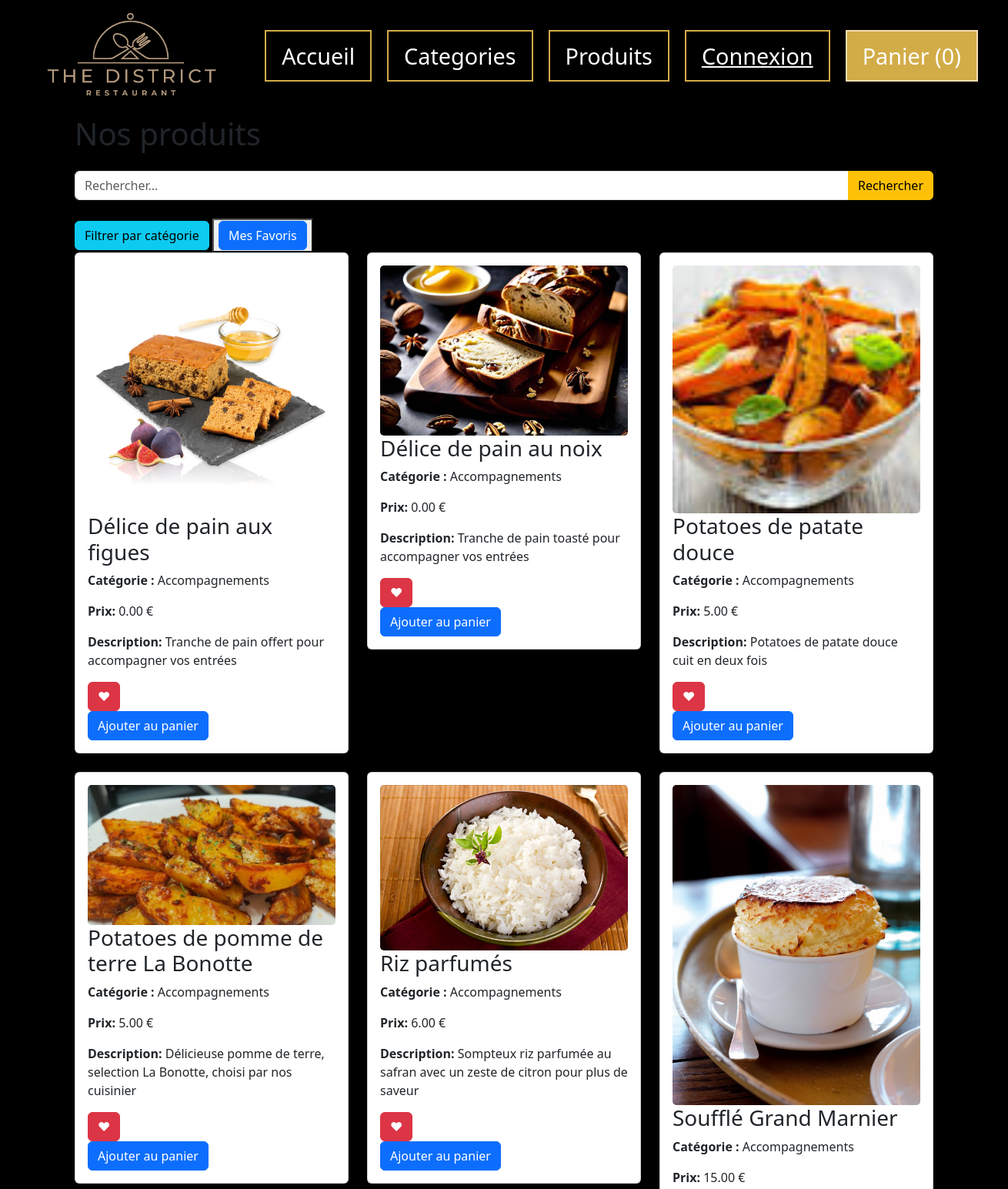
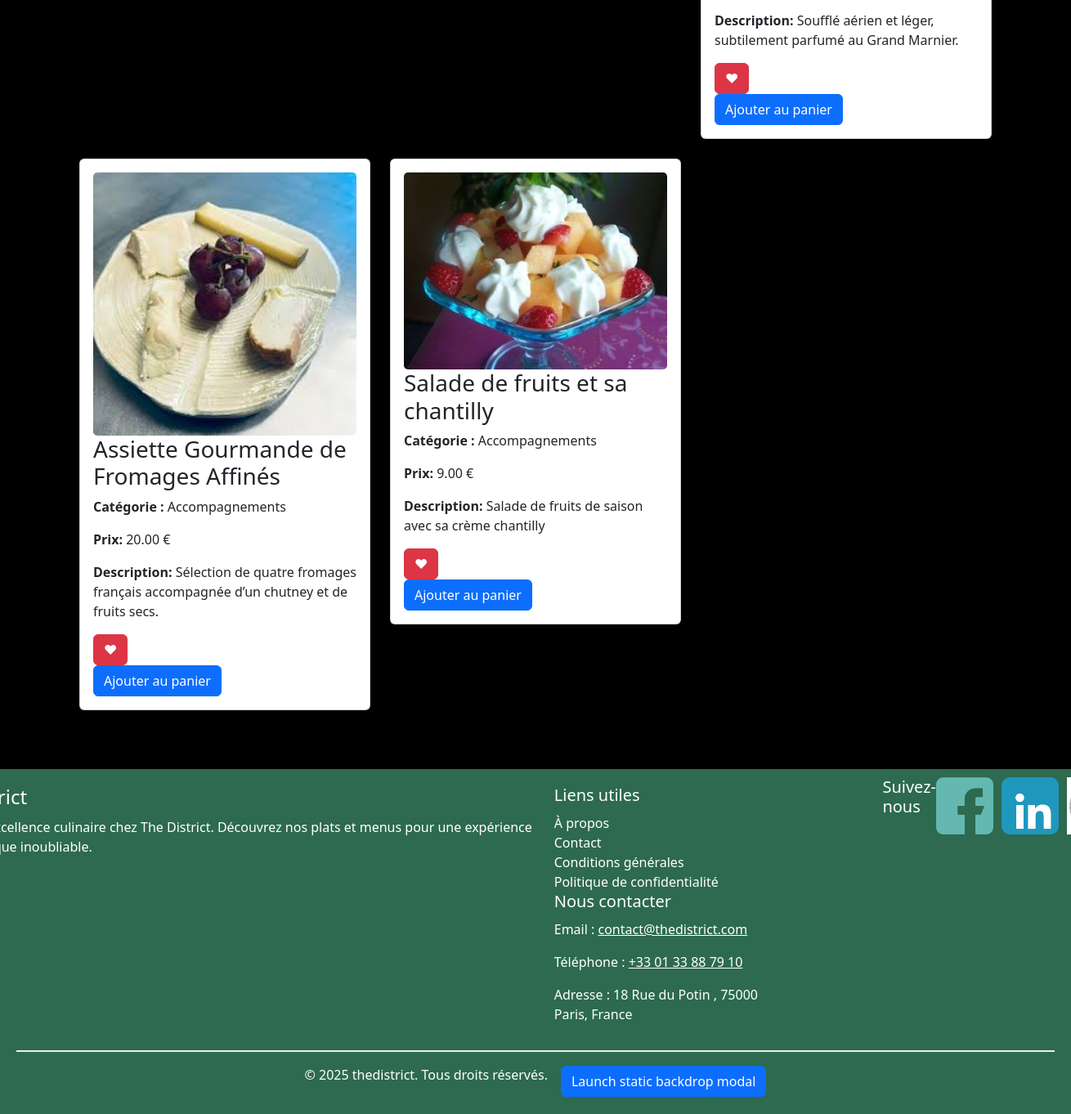
/produits.php?category=Accompagnements, run on the app's committed database (2 pictures, top to bottom).
### tables this page shows
CREATE TABLE `produit` (
  `produit_ID` int(11) NOT NULL,
  `produit_libelle` varchar(50) NOT NULL,
  `produit_prix` decimal(19,2) NOT NULL,
  `produit_image` varchar(50) DEFAULT NULL,
  `produit_description` varchar(500) NOT NULL,
  `categorie_ID` int(11) NOT NULL
);

CREATE TABLE `categorie` (
  `categorie_ID` int(11) NOT NULL,
  `categorie_libelle` varchar(50) NOT NULL,
  `categorie_image` varchar(50) DEFAULT NULL
);

### produits.php (the view, shortened to what this page needs)
<?php
include 'header.php';
?>
<?php
$category = isset($_GET['category']) ? $_GET['category'] : '';
$search = isset($_GET['searchCat']) ? $_GET['searchCat'] : '';
$sql = "SELECT produit_ID, p.produit_libelle, p.produit_prix, p.produit_description, p.produit_image, c.categorie_libelle FROM produit p
join categorie c ON p.categorie_ID = c.categorie_ID";
if ($category) {
    $sql .= " WHERE c.categorie_libelle = '$category'";
}
$produits = $pdo->query($sql)->fetchAll(PDO::FETCH_ASSOC);
?>
<div class="container my-5">
    <h1 class="mb-4">Nos produits</h1>
    <form method="get" action="produits.php" class="mb-4">
        <div class="input-group">
            <input type="text" name="searchCat" class="form-control" placeholder="Rechercher..."
                value="<?= htmlentities($search) ?>">
            <button type="submit" class="btn btn-warning">Rechercher</button>
        </div>
    </form>
    <a href="categorie-menu.php" class="btn btn-info">Filtrer par catégorie</a>
    <button>
        <a href='gestion_favoris.php' class="btn btn-primary">Mes Favoris</a>
    </button>
    <div class="row">
        <?php if (count($produits) > 0): ?>
            <?php foreach ($produits as $product): ?>
                <div class="col-md-4 mb-4">
                    <div class="card">
                        <div class="card-body">
                            <img src="./assets/img/<?= htmlentities($product['produit_image']) ?>" class="card-img" alt="">
                            <h3 class="card-title"><?= htmlentities($product['produit_libelle']) ?></h3>
                            <p class="card-text"><strong>Catégorie :</strong>
                                <?= htmlentities($product['categorie_libelle']) ?></p>
                            <p class="card-text"><strong>Prix:</strong>
                                <?= number_format($product['produit_prix'], 2) ?> €</p>
                            <p class="card-text"><strong>Description:</strong>
                                <?= htmlentities($product['produit_description']) ?></p>
                                <button class="btn btn-danger btn-favori" data-produit-id="<?= htmlentities($product['produit_ID']) ?>">
                                    ♥
                                </button>
                            <form action="ajoutpanier.php" method="POST" data-add-to-cart>
                                <button type="submit" class="btn btn-primary">Ajouter au panier</button>
                            </form>
                        </div>
                    </div>
                </div>
            <?php endforeach; ?>
        <?php else: ?>
            <div class="alert alert-warning" role="alert">
                Aucun produit trouvé.
            </div>
        <?php endif; ?>
    </div>
</div>
<?php
include 'footer.php';
?>

### styles/style.css (style rules this page uses)
body { background-color: black; }

### data on the page
produit: produit_image (picture), produit_libelle "Délice de pain aux figues", categorie_ID.categorie_libelle "Accompagnements", produit_prix "0.00", produit_description "Tranche de pain offert pour accompagner vos entrées"
produit: produit_image (picture), produit_libelle "Délice de pain au noix", categorie_ID.categorie_libelle "Accompagnements", produit_prix "0.00", produit_description "Tranche de pain toasté pour accompagner vos entrées"
produit: produit_image (picture), produit_libelle "Potatoes de patate douce", categorie_ID.categorie_libelle "Accompagnements", produit_prix "5.00", produit_description "Potatoes de patate douce cuit en deux fois"
produit: produit_image (picture), produit_libelle "Potatoes de pomme de terre La Bonotte", categorie_ID.categorie_libelle "Accompagnements", produit_prix "5.00", produit_description "Délicieuse pomme de terre, selection La Bonotte, choisi par nos cuisinier"
produit: produit_image (picture), produit_libelle "Riz parfumés", categorie_ID.categorie_libelle "Accompagnements", produit_prix "6.00", produit_description "Sompteux riz parfumée au safran avec un zeste de citron pour plus de saveur"
produit: produit_image (picture), produit_libelle "Soufflé Grand Marnier", categorie_ID.categorie_libelle "Accompagnements", produit_prix "15.00", produit_description "Soufflé aérien et léger, subtilement parfumé au Grand Marnier."
produit: produit_image (picture), produit_libelle "Assiette Gourmande de Fromages Affinés", categorie_ID.categorie_libelle "Accompagnements", produit_prix "20.00", produit_description "Sélection de quatre fromages français accompagnée d’un chutney et de fruits secs."
produit: produit_image (picture), produit_libelle "Salade de fruits et sa chantilly", categorie_ID.categorie_libelle "Accompagnements", produit_prix "9.00", produit_description "Salade de fruits de saison avec sa crème chantilly"

### other printed values
$nombreTotal "0"
